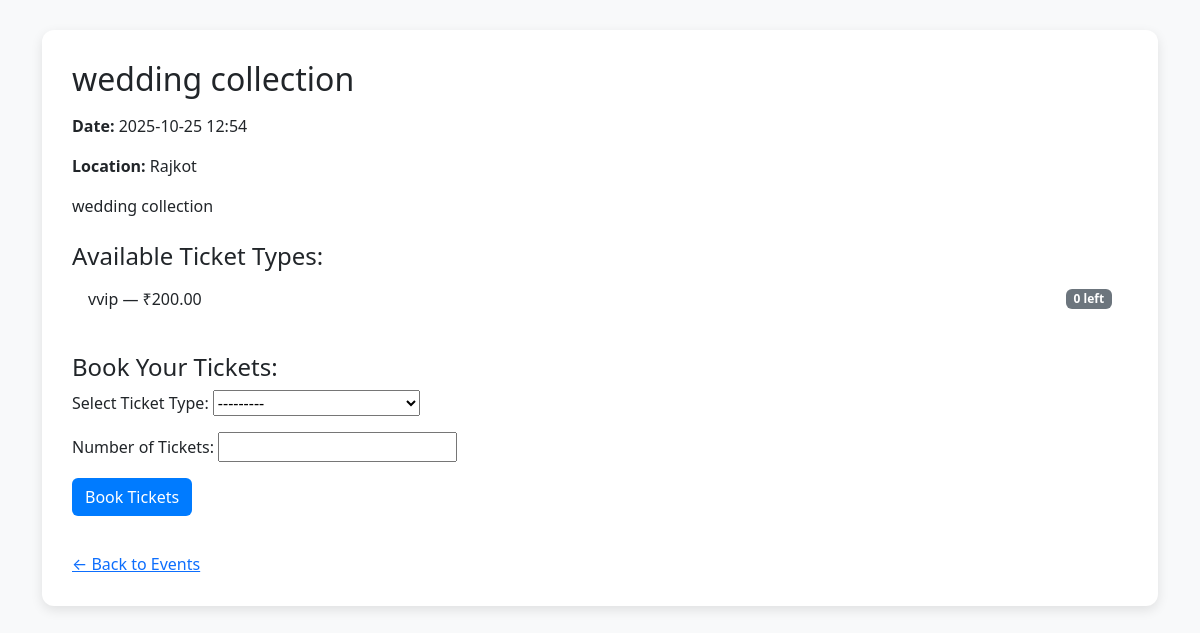
The app's page /accounts/14/ (signed in) with its own data.
### events/models.py (models this page shows, shortened)
class Event(models.Model):
    title = models.CharField(max_length=255)
    description = models.TextField(blank=True)
    date_time = models.DateTimeField()
    location = models.CharField(max_length=255)
    is_published = models.BooleanField(default=False)
    max_capacity = models.PositiveIntegerField()
    booked_by = models.ManyToManyField(User, related_name='booked_events', blank=True)
    objects = EventManager()
    published = PublishedEventManager()

class TicketType(models.Model):
    event = models.ForeignKey(Event, on_delete=models.CASCADE, related_name='ticket_types')
    name = models.CharField(max_length=100)
    price = models.DecimalField(max_digits=10, decimal_places=2, validators=[MinValueValidator(0)])
    quantity_available = models.PositiveIntegerField()
    class Meta:
        constraints = [
            models.UniqueConstraint(fields=['event', 'name'], name='unique_event_ticket_name')
        ]
        verbose_name = 'Ticket Type'
        verbose_name_plural = 'Ticket Types'
    def __str__(self):
        return f"{self.name} - {self.event.title}"

### events/views.py (the view)
# urls.py: path('<int:pk>/', views.event_detail_view, name='event_detail'),
@login_required
def event_detail_view(request, pk):
    event = get_object_or_404(Event, pk=pk, is_published=True)
    ticket_types = event.ticket_types.all()
    if request.method == "POST":
        form = BookingForm(request.POST, user=request.user, event=event)
        if form.is_valid():
            try:
                booking = form.save()
                messages.success(
                    request,
                    f"✅ Booked {booking.quantity} {booking.ticket_type.name} ticket(s) successfully!"
                )
                return redirect("profile")
            except ValidationError as e:
                messages.error(request, e.message)
            except Exception as e:
                messages.error(request, f"❌ Booking failed: {e}")
    else:
        form = BookingForm(user=request.user, event=event)
    return render(request, "events/event_detail.html", {
        "event": event,
        "ticket_types": ticket_types,
        "form": form,
    })

### events/forms.py (shortened to what this page needs)
class BookingForm(forms.Form):
    ticket_type = forms.ModelChoiceField(
        queryset=TicketType.objects.none(),
        label="Select Ticket Type"
    )
    quantity = forms.IntegerField(min_value=1, label="Number of Tickets")
    def __init__(self, *args, **kwargs):
        self.user = kwargs.pop("user", None)
        event = kwargs.pop("event", None)
        super().__init__(*args, **kwargs)
        if event:
            self.fields["ticket_type"].queryset = TicketType.objects.filter(event=event)
        else:
            self.fields["ticket_type"].queryset = TicketType.objects.none()

### events/templates/events/event_detail.html (shortened to what this page needs)
{% load static %}
<!DOCTYPE html>
<html lang="en">
<head>
  <link href="https://cdn.jsdelivr.net/npm/bootstrap@5.3.3/dist/css/bootstrap.min.css" rel="stylesheet">
</head>
<body>
  <div class="container">
    <div class="event-card">
      <h2 class="mb-3">{{ event.title }}</h2>
      <p><strong>Date:</strong> {{ event.date_time|date:"Y-m-d H:i" }}</p>
      <p><strong>Location:</strong> {{ event.location }}</p>
      <p>{{ event.description }}</p>
      <h4 class="mt-4">Available Ticket Types:</h4>
      <ul class="ticket-list list-group list-group-flush mb-4">
        {% for ticket in ticket_types %}
          <li class="list-group-item d-flex justify-content-between align-items-center">
            {{ ticket.name }} — ₹{{ ticket.price }}
            <span class="badge bg-secondary">{{ ticket.quantity_available }} left</span>
          </li>
        {% empty %}
          <li class="list-group-item">No tickets available.</li>
        {% endfor %}
      </ul>
      {% if user.is_authenticated %}
        <h4>Book Your Tickets:</h4>
        <form method="post" class="mb-3">
            {{ form.as_p }}
            <button type="submit" class="btn btn-book">Book Tickets</button>
        </form>
      {% else %}
        <p class="text-muted">Please <a href="{% url 'login' %}">Login</a> to book tickets.</p>
      {% endif %}
      <a href="{% url 'event_list' %}" class="back-link">&larr; Back to Events</a>
    </div>
  </div>
</body>
</html>

### events/templates/events/event_detail.html (style rules this page uses)
body { background-color: #f8f9fa; }
.event-card { background-color: #fff; border-radius: 12px; box-shadow: 0 4px 12px rgba(0,0,0,0.1); padding: 30px; margin-top: 30px; }
.ticket-list li { margin-bottom: 10px; }
.btn-book { background-color: #007bff; color: #fff; }
.back-link { margin-top: 20px; display: inline-block; }

### records on screen
Event: title "wedding collection", date_time "2025-10-25 12:54", location "Rajkot", description "wedding collection"
TicketType: name "vvip", price "200.00", quantity_available "0"
